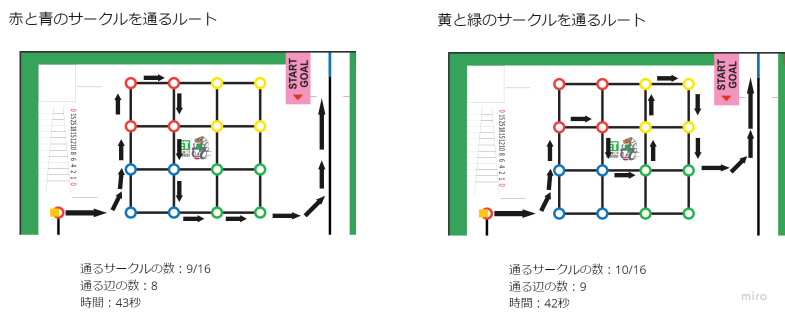
#> input picture RasPike/sdk/workspace/etrobo2023/Block/image/drive_root.png, 1569 x 637 px (shown at 1/2 size)
$ python -i picture_control.py   (imports and definitions only)
#> lines starting #> are read from the running program, lines starting #| are printed output that depends on the picture; after the words box and inside, x2 and y2 are one past the last pixel; in counts of white or black regions, pixels touching at a corner belong together
#> further down, picture is the input picture: shape (637, 1569, 3); mean B, G, R 231.2, 235.9, 230.3
import cv2
import numpy as np
import threading
import datetime
import math

# [85 lines left out: functions detect_blue_object, detect_most_wide_blue_object, detect_all_blue_object, detect_yellow_object, detect_all_yellow_object, not called in this run]


def detect_red_object(frame):
    hsv = cv2.cvtColor(frame, cv2.COLOR_BGR2HSV)
#> hsv: shape (637, 1569, 3); mean H, S, V 9.9, 14, 237.6
    lower_red = np.array([0, 120, 70])
    upper_red = np.array([10, 255, 255])
    mask1 = cv2.inRange(hsv, lower_red, upper_red)
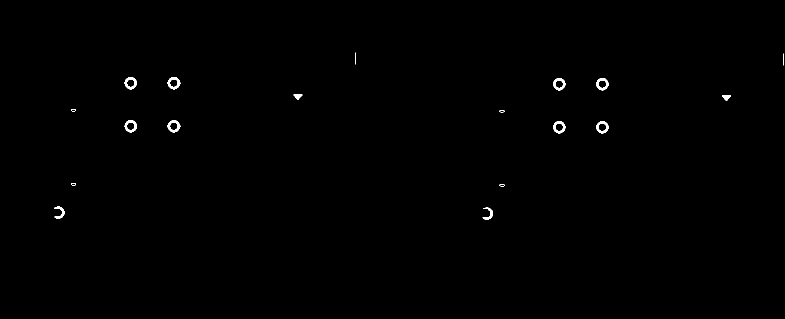
#> mask1: shape (637, 1569) (shown at 1/2 size); 0.31% white; 18 white regions, largest, box (x1, y1, x2, y2) and area: (335, 154, 361, 179) 299, (1192, 156, 1218, 181) 299, (335, 240, 361, 265) 297

    lower_red = np.array([170, 120, 70])
    upper_red = np.array([180, 255, 255])
    mask2 = cv2.inRange(hsv, lower_red, upper_red)
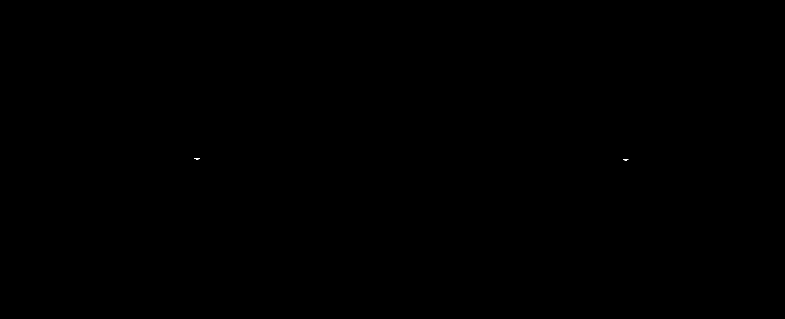
#> mask2: shape (637, 1569) (shown at 1/2 size); 0.01% white in thin lines or dots, all inside (x1, y1, x2, y2) = (389, 316, 1257, 321)

    mask = mask1 + mask2
#> mask: shape (637, 1569); 0.32% white; 20 white regions
    contours, _ = cv2.findContours(mask, cv2.RETR_TREE, cv2.CHAIN_APPROX_SIMPLE)
#> contours = 32 contours, 4 with area under 20; largest, box (x1, y1, x2, y2) and area: (1192, 156, 1218, 181) 442, (335, 154, 361, 179) 442, (1192, 242, 1218, 267) 440, (335, 240, 361, 265) 440, (1106, 156, 1131, 181) 436
    if contours:
        largest_contour = max(contours, key=cv2.contourArea)
#> largest_contour = contour of 44 points, box (x1, y1, x2, y2) (1192, 156, 1218, 181), area 442
        x, y, w, h = cv2.boundingRect(largest_contour)
#> x = 1192; y = 156; w = 26; h = 25
        return x ,y ,w, h
    return None

# [276 lines left out: functions detect_all_red_object, detect_lines, detect_circles, calculate_angle, draw_lines, draw_circles and 7 more, not called in this run]

def draw_rectangle(obj, frame, color=(0, 0, 255)):
    x, y, w, h = obj
    cv2.rectangle(frame, (x, y), (x + w, y + h), color, 2)


# [10 lines left out: function get_point, not called in this run]

def draw_dot(x,y,frame):
    cv2.circle(frame, (x, y), 5, (0, 0, 255), -1)  # 赤い丸を描画


# [228 lines left out: functions draw_green_white_boundary, get_frame_cropped, get_crop_frame_3_4, isHorizontal, isVertical, get_distance and 7 more, not called in this run]
import numpy as np
import cv2

# [27 lines left out: function white_above_green_line, not called in this run]

>>> import cv2
>>> picture = cv2.imread('../Block/image/drive_root.png')
>>> result = detect_red_object(picture)
#> result = (1192, 156, 26, 25)
